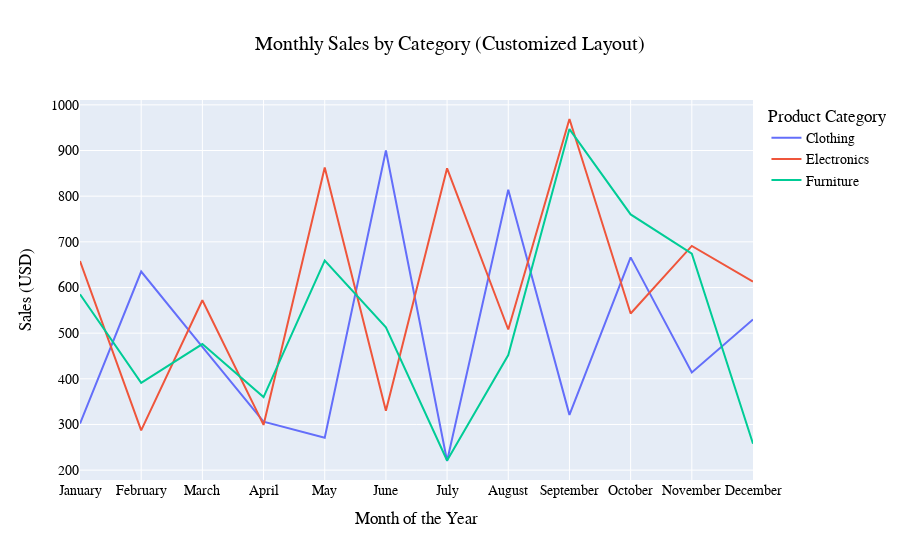

The notebook cell saved with this chart:
### Code cell
# %%

# 7. ADVANCED LAYOUT CUSTOMIZATION
# We can adjust titles, fonts, legends, axes, and more to create professional-looking charts.

fig_advanced_layout = px.line(
    df,
    x="Month",
    y="Sales",
    color="Category",
    title="Advanced Layout Customization: Monthly Sales by Category"
)

# Update layout elements
fig_advanced_layout.update_layout(
    title=dict(
        text="Monthly Sales by Category (Customized Layout)",
        x=0.5,  # Center the title horizontally
        xanchor="center"
    ),
    xaxis_title="Month of the Year",
    yaxis_title="Sales (USD)",
    legend_title="Product Category",
    font=dict(
        family="Arial, Helvetica, sans-serif",
        size=14,
        color="black"
    )
)
fig_advanced_layout.show()

### Figure 1 — Plotly figure (JSON) as saved in the notebook; plotly's stock layout.template omitted (floating-point values rounded to 4 significant figures)
{"data": [{"hovertemplate": "Category=Clothing<br>Month=%{x}<br>Sales=%{y}<extra></extra>", "legendgroup": "Clothing", "line": {"color": "#636efa", "dash": "solid"}, "marker": {"symbol": "circle"}, "mode": "lines", "name": "Clothing", "orientation": "v", "showlegend": true, "type": "scatter", "x": ["January", "February", "March", "April", "May", "June", "July", "August", "September", "October", "November", "December"], "xaxis": "x", "y": [302, 635, 470, 306, 271, 900, 220, 814, 321, 666, 414, 530], "yaxis": "y"}, {"hovertemplate": "Category=Electronics<br>Month=%{x}<br>Sales=%{y}<extra></extra>", "legendgroup": "Electronics", "line": {"color": "#EF553B", "dash": "solid"}, "marker": {"symbol": "circle"}, "mode": "lines", "name": "Electronics", "orientation": "v", "showlegend": true, "type": "scatter", "x": ["January", "February", "March", "April", "May", "June", "July", "August", "September", "October", "November", "December"], "xaxis": "x", "y": [658, 287, 572, 299, 863, 330, 861, 508, 969, 543, 691, 613], "yaxis": "y"}, {"hovertemplate": "Category=Furniture<br>Month=%{x}<br>Sales=%{y}<extra></extra>", "legendgroup": "Furniture", "line": {"color": "#00cc96", "dash": "solid"}, "marker": {"symbol": "circle"}, "mode": "lines", "name": "Furniture", "orientation": "v", "showlegend": true, "type": "scatter", "x": ["January", "February", "March", "April", "May", "June", "July", "August", "September", "October", "November", "December"], "xaxis": "x", "y": [585, 391, 476, 360, 659, 513, 221, 452, 947, 760, 674, 258], "yaxis": "y"}], "layout": {"font": {"color": "black", "family": "Arial, Helvetica, sans-serif", "size": 14}, "legend": {"title": {"text": "Product Category"}, "tracegroupgap": 0}, "title": {"text": "Monthly Sales by Category (Customized Layout)", "x": 0.5, "xanchor": "center"}, "xaxis": {"anchor": "y", "domain": [0, 1], "title": {"text": "Month of the Year"}}, "yaxis": {"anchor": "x", "domain": [0, 1], "title": {"text": "Sales (USD)"}}}}
